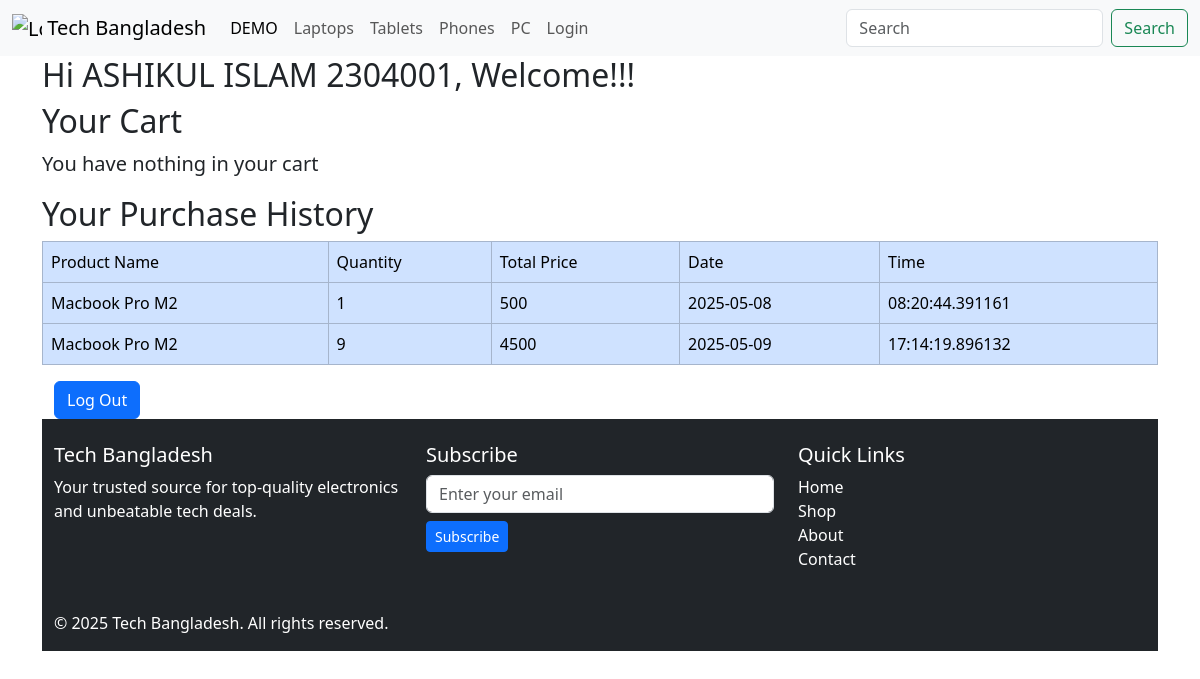
Page /profile (signed in) on the committed database.
### app/models.py (models this page shows)
class User(db.Model,UserMixin):
    __tablename__ = 'user'
    id = db.Column(db.Integer, primary_key = True)
    name = db.Column(db.String, nullable = False)
    username = db.Column(db.String , unique = True, nullable = False)
    email = db.Column(db.String, unique = True, nullable = False)
    password = db.Column(db.String)
    profile_pic = db.Column(db.String, nullable = False)
    cart_items = db.relationship("Cart",back_populates="user",lazy = True)
    purchases = db.relationship("Purchase",back_populates = "user", lazy = True)

class Purchase(db.Model):
    __tablename__ = 'purchase'
    id = db.Column(db.Integer , primary_key = True)
    user_id = db.Column(db.Integer,db.ForeignKey("user.id"),nullable = False)
    product_id = db.Column(db.Integer, db.ForeignKey("product.id"),nullable = False)
    quantity = db.Column(db.Integer,default = 1)
    time = db.Column(db.DateTime, default =datetime.now)
    product = db.relationship("Product",backref = "purchases")
    user = db.relationship("User", back_populates = "purchases")

class Product(db.Model):
    __tablename__= "product"
    id = db.Column(db.Integer,primary_key = True)
    name = db.Column(db.String(200),nullable = False)
    brand = db.Column(db.String(200),nullable = True)
    releasedate = db.Column(db.String(200), nullable = True)
    description = db.Column(db.String(200),nullable = False)
    price = db.Column(db.Integer,nullable = False)
    stock = db.Column(db.Integer,nullable = False)
    category = db.Column(db.String(100),nullable = False)
    image = db.Column(db.String(100),nullable = False)
    availabity = db.Column(db.Boolean,nullable = True)
    time = db.Column(db.DateTime,default= datetime.now)
    hardware = db.relationship("Hardware",back_populates = "product")
    battery = db.relationship("Battery",back_populates = "product")
    display = db.relationship("Display",back_populates = "product")
    connectivity = db.relationship("Connectivity",back_populates = "product")
    camera = db.relationship("Camera",back_populates = "product")
    software = db.relationship("Software",back_populates = "product")
    extrainfo = db.relationship("Extrainfo",back_populates = "product")

### app/profile.py (the view)
@profiles.route('/profile')
@login_required
def profile():
    username = current_user.username
    email = current_user.email
    picture_url = current_user.profile_pic
    cart_items = Cart.query.filter(Cart.user_id == current_user.id).all()
    total = 0
    purchases = Purchase.query.filter(Purchase.user_id == current_user.id).all()
    return render_template('profile.html',username = username,email= email,picture_url = picture_url,cart_items = cart_items,total = total,purchases=purchases)

### app/__init__.py (called while the page is built)
@login_manager.user_loader
def load_user(user_id):
    from app.models import User
    return User.query.get(int(user_id))

### app/templates/profile.html (shortened to what this page needs)
{% extends 'layout.html' %}
{% block body %}
    <div class="container">
        <div class="row">
            <h2>
                Hi {{ current_user.name }}, Welcome!!!
            </h2>
        </div>
    </div>
    <div class="container">
    <h2 class="">
        Your Cart
    </h2>
    {% if not cart_items %}
    <p class="lead">You have nothing in your cart</p>
    {% endif  %}
</div>
<div class="container">
    <h2>
        Your Purchase History
    </h2>
    {% if not purchases %}
    <p>You have no purchase history.</p>
    {% else %}
    <table class="table">
        <tr class="table-primary">
            <td class="table-primary ">
                Product Name
            </td>
            <td class="table-primary">
                Quantity
            </td>
            <td class="table-primary">
                Total Price
            </td>
            <td class="table-primary">
                Date
            </td>
            <td class="table-primary">
                Time
            </td>
        </tr>
        {% for item in purchases %}
            <tr class="table-primary">
                <td class="table-primary ">
                    {{ item.product.name }}
                </td>
                <td class="table-primary">
                    {{ item.quantity }}
                </td>
                <td class="table-primary">
                    {{ item.quantity * item.product.price}}
                </td>
                <td class="table-primary">
                    {{ item.time.date() }}
                </td>
                <td class="table-primary">
                    {{ item.time.time() }}
                </td>
            </tr>
    {% endfor %}
    {% endif  %}
</div>
<div>
<div class="container">
    <button type="button" class="btn btn-primary" data-bs-toggle="modal" data-bs-target="#exampleModal">
        Log Out
    </button>
</div>
{% endblock %}

### app/templates/profile.html (style rules this page uses)
td { border: 1px solid green; }

### app/templates/layout.html (style rules this page uses)
html, body { height: 100%; }
body { display: flex; flex-direction: column; }

### rows in the picture
User: name "ASHIKUL ISLAM 2304001"
Purchase: product.name "Macbook Pro M2", quantity "1", item.quantity*item.product.price "500", time "2025-05-08"
Purchase: product.name "Macbook Pro M2", quantity "9", item.quantity*item.product.price "4500", time "2025-05-09"
